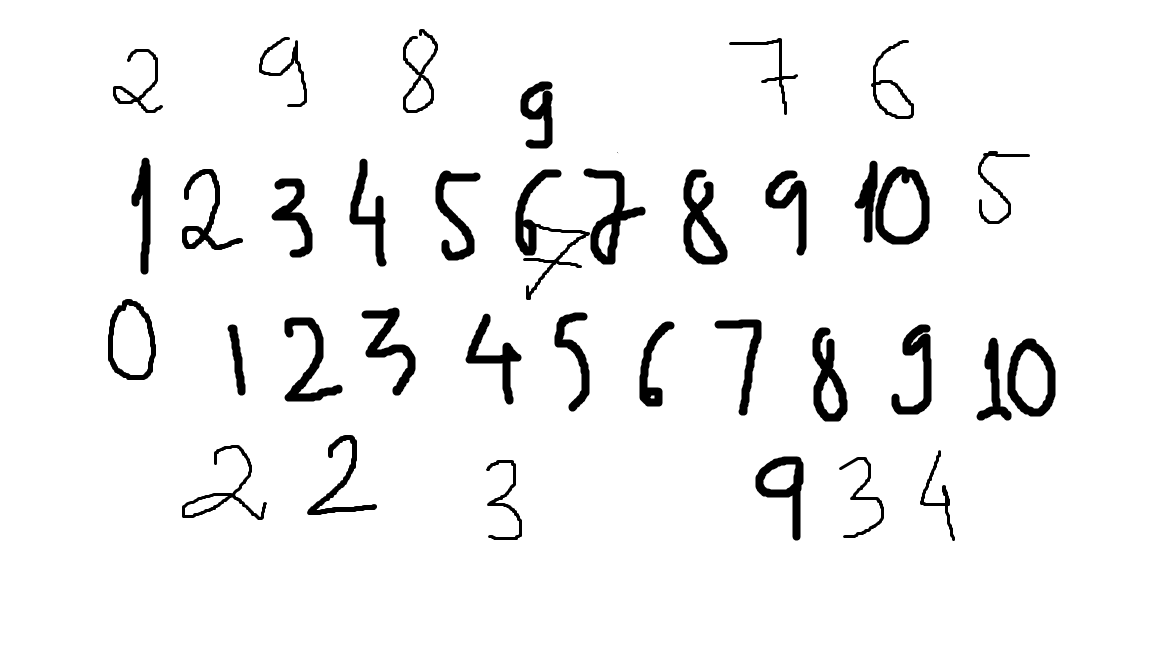
#> input picture Data/3.png, 1152 x 648 px, found by its file name
$ python test_with_image.py
#> lines starting #> are read from the running program, lines starting #| are printed output that depends on the picture; after the words box and inside, x2 and y2 are one past the last pixel; in counts of white or black regions, pixels touching at a corner belong together
# Nguyen Duc Tue Anh
# Digit recognizer using SVM
# --------------------------
import datetime
import cv2
import matplotlib.pyplot as plt
import sys
import numpy as np
import SMO_SVM
from skimage.feature import hog
import pandas as pd
import seaborn as sns
def predict(clf,X):
    return np.dot(clf[:-1],X) + clf[-1]
def predict_class(X, classifiers):
    predictions = np.zeros(len(classifiers))
    for idx, clf in enumerate(classifiers):
        predictions[idx] = predict(clf,X)
    out = np.argmax(predictions[:])
    return out

#load model
classifiers = np.loadtxt("model2.txt")
#predict image
while (True):
    image = cv2.imread("F:\Artificial Intelligence\SVM\Data/3.png")
#> image is the input picture: shape (648, 1152, 3); min 0, max 255, mean 241.5
    im_gray = cv2.cvtColor(image, cv2.COLOR_BGR2GRAY)
    im_blur = cv2.GaussianBlur(im_gray,(5,5),0)
    im,thre = cv2.threshold(im_gray,90,255,cv2.THRESH_BINARY_INV)
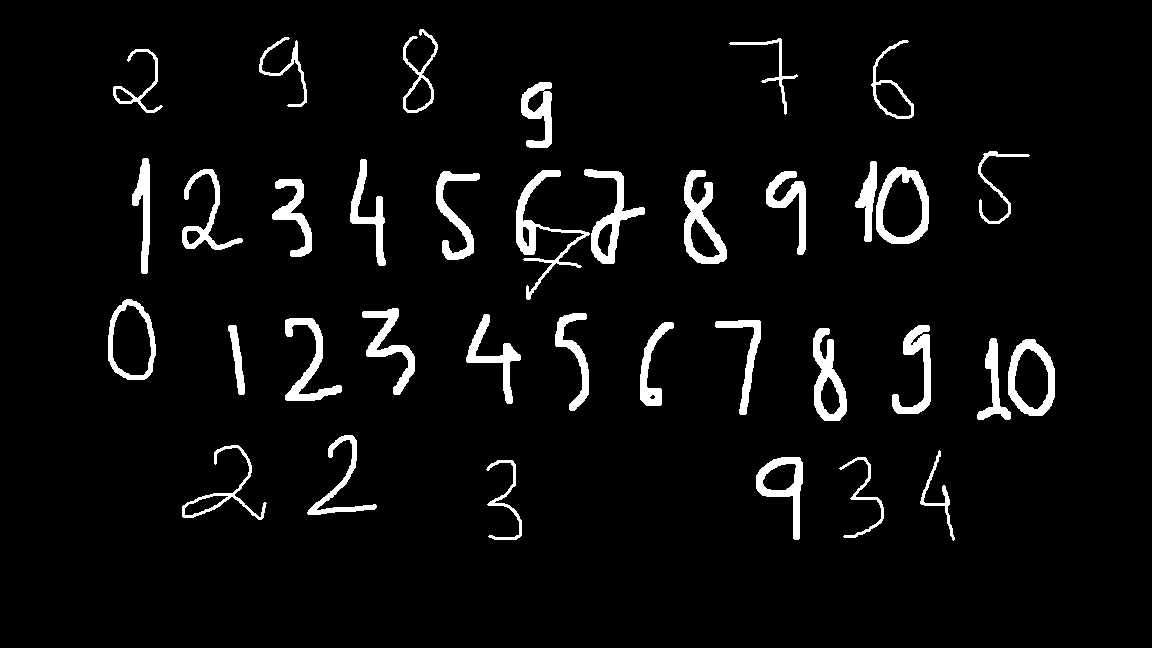
#> thre: shape (648, 1152); 5% white; 36 white regions
    contours,hierachy = cv2.findContours(thre,cv2.RETR_EXTERNAL,cv2.CHAIN_APPROX_SIMPLE)
#> contours = 36 contours; largest, box (x1, y1, x2, y2) and area: (876, 167, 929, 244) 3258, (108, 299, 156, 380) 3026, (1008, 339, 1055, 416) 2808, (684, 170, 727, 264) 2158, (813, 328, 847, 421) 1840
    rects = [cv2.boundingRect(cnt) for cnt in contours]
#> rects = 36 items, first 6: (486, 460, 36, 80), (839, 457, 45, 81), (756, 457, 47, 83), (920, 450, 35, 91), (182, 445, 85, 75), (307, 435, 70, 80)

    for i in contours:
        (x,y,w,h) = cv2.boundingRect(i)
        cv2.rectangle(image,(x,y),(x+w,y+h),(0,255,0),3)
        roi = thre[y:y+h,x:x+w]
        roi = np.pad(roi,(28,28),'constant',constant_values=(0,0))
        roi = cv2.resize(roi, (28, 28), interpolation=cv2.INTER_AREA)
        roi = cv2.dilate(roi, (3, 3))
        x0 =  roi.flatten()
        nbr  = predict_class(x0,classifiers)

        two_d = (np.reshape(x0, (28, 28)) * 255).astype(np.uint8)
        plt.title('Predicted Label: {0}'.format(predict_class(x0,classifiers)))
        plt.imshow(two_d, interpolation='nearest',cmap='gray')
        plt.show()

        cv2.putText(image, str(int(nbr)), (x, y),cv2.FONT_HERSHEY_DUPLEX, 1, (0, 153, 255), 3)
        cv2.imshow("image",image)
#> this loop made 36 passes
#> (x, y, w, h, nbr) on passes 1 to 12: (486, 460, 36, 80, 3), (839, 457, 45, 81, 3), (756, 457, 47, 83, 9), (920, 450, 35, 91, 4), (182, 445, 85, 75, 2), (307, 435, 70, 80, 2), (1008, 339, 47, 77, 0), (977, 338, 34, 82, 6), (813, 328, 34, 93, 8), (892, 325, 39, 89, 3), (228, 325, 17, 70, 1), (640, 322, 34, 84, 0)
#> pass 1, `roi = thre[y:y+h,x:x+w]`:
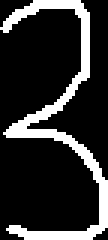
#> roi: shape (80, 36) (shown 3 times larger); 18.5% white; 1 white region, box (x1, y1, x2, y2) and area: (0, 0, 36, 80) 532
#> pass 1, `roi = np.pad(roi,(28,28),'constant',constant_values=(0,0))`:
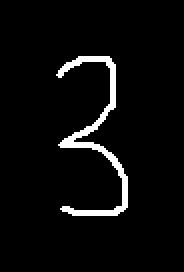
#> roi: shape (136, 92) (shown 2 times larger); 4.3% white; 1 white region, box (x1, y1, x2, y2) and area: (28, 28, 64, 108) 532
#> pass 1, `roi = cv2.dilate(roi, (3, 3))`:
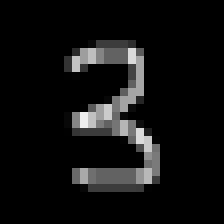
#> roi: shape (28, 28) (shown 8 times larger); min 0, max 237, mean 16.9
#> pass 1, `plt.show()`:
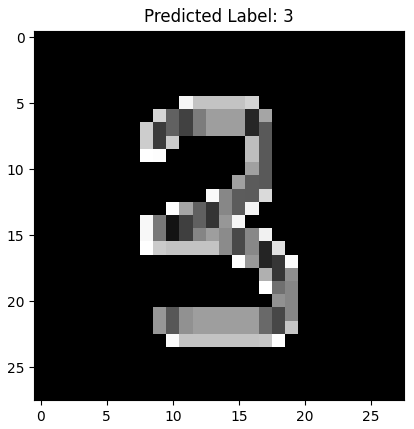
#> figure drawn by matplotlib, 1 panel
#> pass 2, `plt.show()`:
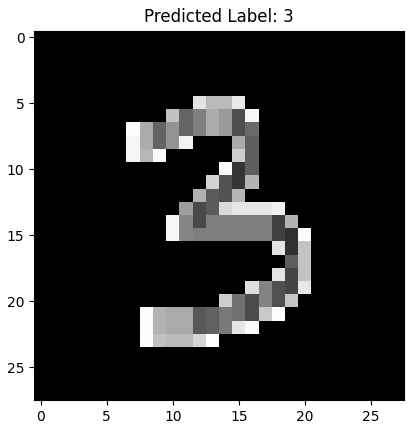
#> figure drawn by matplotlib, 1 panel
#> after the loop:
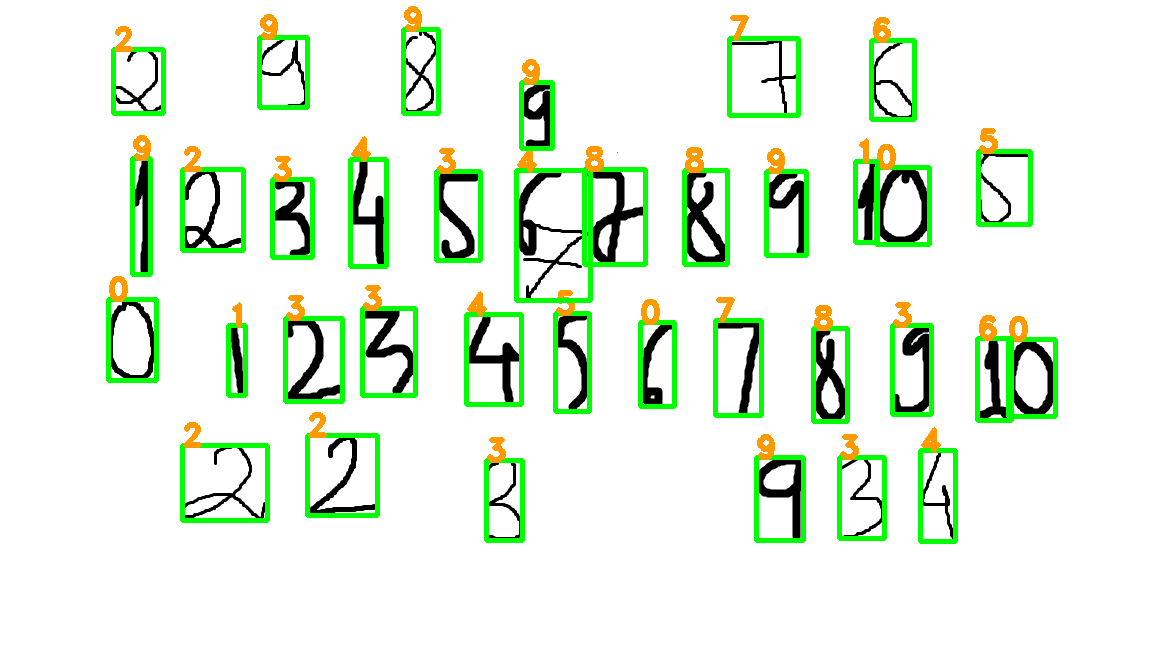
#> image: shape (648, 1152, 3); 7.31% of pixels changed, all inside (x1, y1, x2, y2) = (106, 6, 1058, 544)
    cv2.imwrite("image_pand.jpg",image)
    cv2.waitKey()
    cv2.destroyAllWindows()
    print("Continue? Y/N: ")
    if (input().upper() == "N"):
        break
